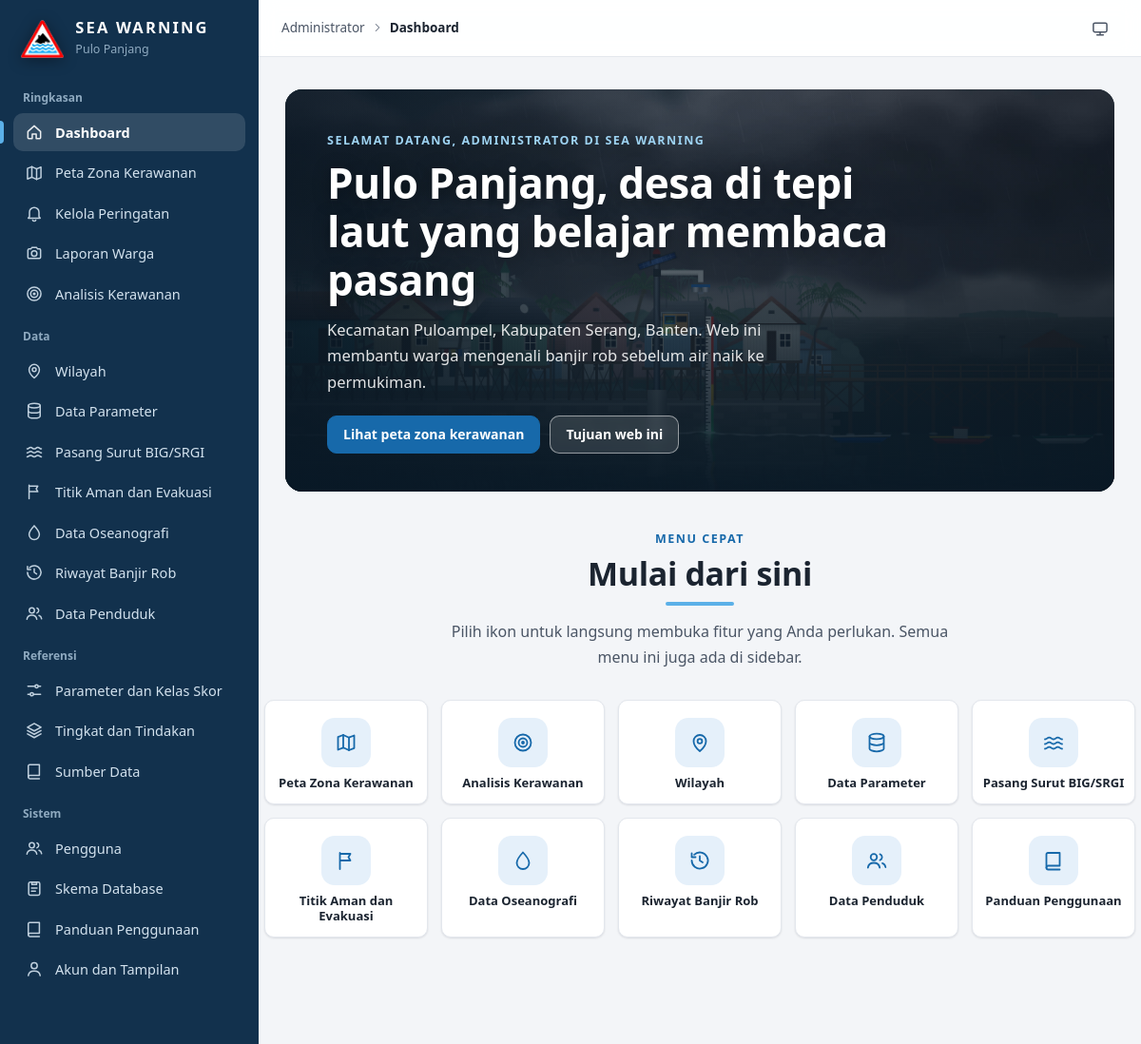
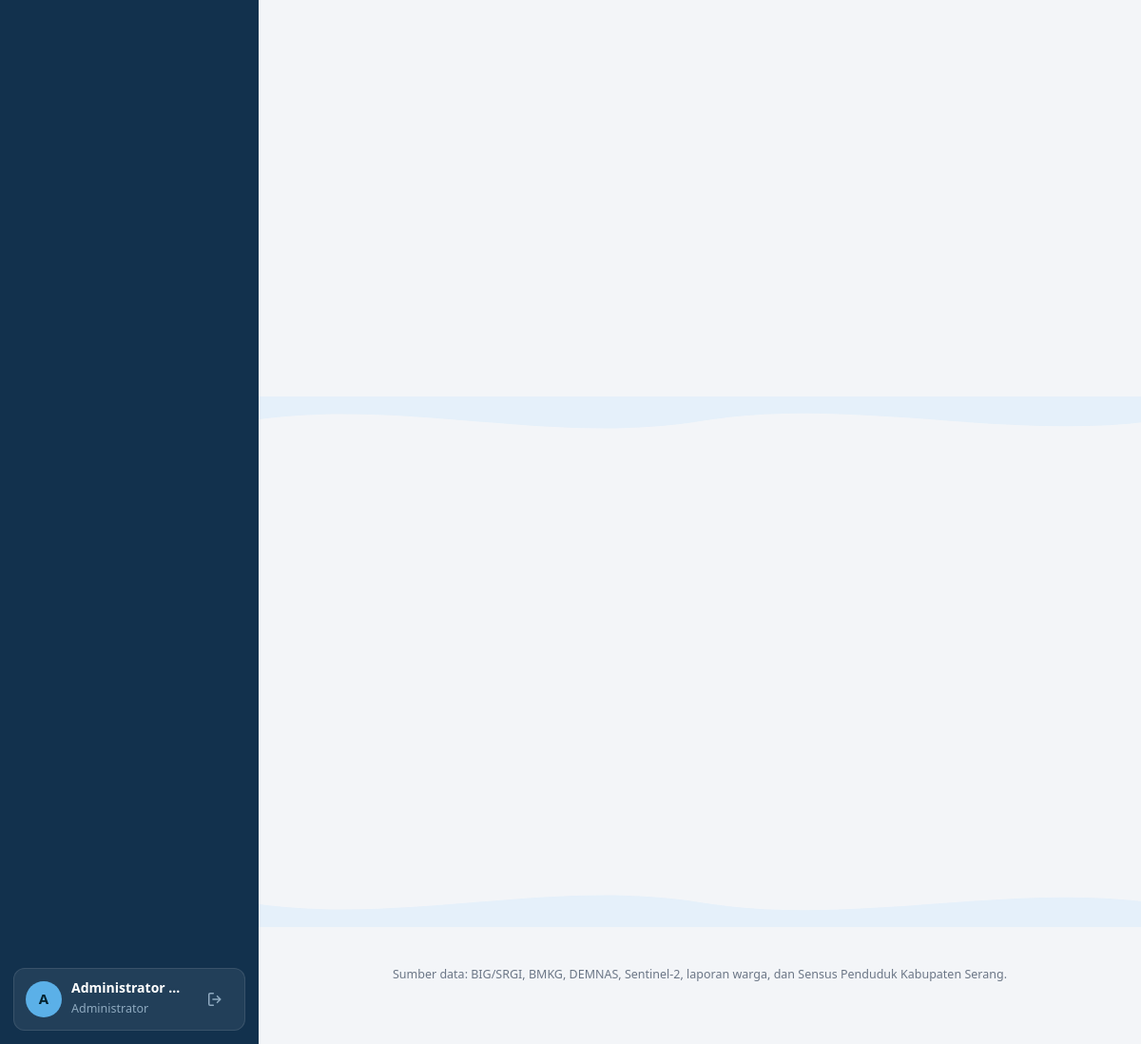
Screenshot of /index.php?p=beranda (signed in) with the database file from the repository (2 pictures, top to bottom).
### tables this page shows
CREATE TABLE IF NOT EXISTS `pengguna` (
  `id_pengguna` INT NOT NULL AUTO_INCREMENT,
  `nama` VARCHAR(100) NOT NULL,
  `username` VARCHAR(50) NOT NULL,
  `kata_sandi_hash` VARCHAR(255) NULL,
  `peran` VARCHAR(20) NOT NULL,
  `aktif` TINYINT(1) NOT NULL DEFAULT 1,
  `email` VARCHAR(150) NULL,
  `google_id` VARCHAR(64) NULL,
  PRIMARY KEY (`id_pengguna`),
  UNIQUE KEY `uq_pengguna_username` (`username`)
);

### pages/beranda.php (the view, shortened to what the rows shown need)
<?php
function pg_beranda(): array {
    return match (user_role()) { 'warga' => beranda_warga(), 'perangkat_desa' => beranda_perangkat(), 'mahasiswa' => beranda_mahasiswa(), default => beranda_admin() };
}
function beranda_data(): array { return ['p' => D()['PROFIL_DESA'], 'wid' => tbl('wilayah')]; }
function sg_art(): string {
    return '<svg class="sg-art-svg" viewBox="0 0 1000 240" role="img" aria-label="Ilustrasi rumah panggung di tepi laut dengan penanda muka air">'
        . '<path class="sg-w3" d="M0,170 C120,150 240,190 360,172 C480,154 600,194 720,176 C840,158 920,186 1000,170 L1000,240 L0,240 Z"/>'
        . '<path class="sg-w2" d="M0,195 C130,178 260,212 390,196 C520,180 650,214 780,198 C880,186 940,206 1000,196 L1000,240 L0,240 Z"/>'
        . '<path class="sg-w1" d="M0,216 C150,202 300,230 450,218 C600,206 760,232 900,220 L1000,216 L1000,240 L0,240 Z"/>'
        . '<g class="sg-house"><rect x="150" y="104" width="6" height="74"/><rect x="200" y="104" width="6" height="74"/><rect x="250" y="104" width="6" height="74"/><rect x="128" y="88" width="160" height="22" rx="3"/><path d="M118,90 L208,40 L298,90 Z"/><rect x="176" y="112" width="40" height="36"/></g>'
        . '<g class="sg-house sg-house-b"><rect x="450" y="120" width="6" height="58"/><rect x="500" y="120" width="6" height="58"/><rect x="420" y="104" width="120" height="20" rx="3"/><path d="M412,106 L480,62 L548,106 Z"/><rect x="464" y="126" width="32" height="30"/></g>'
        . '<g class="sg-house"><rect x="700" y="112" width="6" height="66"/><rect x="750" y="112" width="6" height="66"/><rect x="678" y="96" width="120" height="20" rx="3"/><path d="M670,98 L738,54 L806,98 Z"/><rect x="718" y="118" width="30" height="30"/></g>'
        . '<g class="sg-gauge"><rect x="905" y="40" width="10" height="150" rx="5"/><rect x="893" y="92" width="34" height="5" rx="2"/><rect x="893" y="122" width="34" height="5" rx="2"/><rect x="893" y="150" width="34" height="5" rx="2"/></g>'
        . '<circle class="sg-sun" cx="860" cy="58" r="20"/></svg>';
}
function beranda_hero_sg(array $b): string {
    $u = current_user(); $nama = trim((string) ($u['nama'] ?? ''));
    return '<section class="sg-hero rv" aria-label="Selamat datang"><div class="sg-hero-vid" aria-hidden="true"><video autoplay muted loop playsinline preload="metadata" poster="assets/media/poster.jpg"><source src="assets/media/login_loop.webm" type="video/webm"><source src="assets/media/login_loop.mp4" type="video/mp4"></video></div><div class="sg-hero-shade"></div>'
        . '<div class="sg-hero-in">'
        . '<p class="sg-kick">Selamat datang' . ($nama !== '' ? ', ' . e(explode(' ', $nama)[0]) : '') . ' di SEA WARNING</p>'
        . '<h1>Pulo Panjang, desa di tepi laut yang belajar membaca pasang</h1>'
        . '<p class="sg-lead">Kecamatan Puloampel, Kabupaten Serang, Banten. Web ini membantu warga mengenali banjir rob sebelum air naik ke permukiman.</p>'
        . '<div class="sg-act"><a class="btn btn-primary" href="' . e(url('peta')) . '">Lihat peta zona kerawanan</a><a class="btn sg-ghost" href="#tujuan">Tujuan web ini</a></div></div></section>';
}
function sg_wave(bool $flip = false): string {
    return '<div class="sg-wave' . ($flip ? ' sg-wave-f' : '') . '" aria-hidden="true"><svg viewBox="0 0 1440 56" preserveAspectRatio="none"><path d="M0,28 C240,56 480,0 720,28 C960,56 1200,6 1440,28 L1440,56 L0,56 Z"/></svg></div>';
}
function sg_head(string $kick, string $judul, string $lead = ''): string {
    return '<div class="sg-head rv"><span class="sg-kick">' . e($kick) . '</span><h2>' . e($judul) . '</h2><span class="sg-bar" aria-hidden="true"></span>' . ($lead !== '' ? '<p>' . e($lead) . '</p>' : '') . '</div>';
}
function beranda_tujuan_sg(): string {
    $tj = [['bell', 'Peringatan lebih awal', 'Status rob dari pasang surut, BMKG, dan laporan warga.'], ['map', 'Peta kampung rawan', 'Zona kerawanan tiap kampung di Pulo Panjang.'], ['camera', 'Laporan warga', 'Foto dan lokasi genangan langsung dari lapangan.'], ['flag', 'Panduan evakuasi', 'Titik aman dan langkah saat air naik.']];
    $li = ''; foreach ($tj as $n => [$ik, $a, $t]) $li .= '<li class="sg-tj"><span class="sg-tj-ic">' . ic($ik, 24) . '</span><span class="sg-tj-no num">' . sprintf('%02d', $n + 1) . '</span><h3>' . e($a) . '</h3><p>' . e($t) . '</p></li>';
    return '<section class="sg-sec sg-tj-bg rv" id="tujuan"><div class="sg-tj-art" aria-hidden="true">' . sg_art() . '</div>' . sg_head('Tujuan', 'Tujuan web ini dibuat', 'Membantu warga dan perangkat desa bersiap menghadapi banjir rob, dari pemantauan pasang sampai langkah evakuasi.') . '<ol class="sg-tj-list">' . $li . '</ol></section>' . sg_wave();
}
function beranda_mengenal_sg(array $b): string {
    $p = $b['p']; $chips = '';
    foreach ($b['wid'] as $w) $chips .= '<a class="sg-chip" href="' . e(url('peta', ['sel' => $w['id_wilayah']])) . '">' . e(kata_kampung((string) $w['nama_wilayah'])) . ' ' . ic('chevr', 13) . '</a>';
    $fact = [[(int) $p['kampung'], 'Kampung', 'map'], [(int) $p['rw'], 'RW', 'pin'], [(int) $p['rt'], 'RT', 'home'], ['8,2 km²', 'Luas wilayah', 'waves'], [(int) (penduduk_data()['desa']['jiwa'] ?? 0), 'Jumlah jiwa', 'users']];
    $fh = ''; foreach ($fact as [$v, $l, $ik]) $fh .= '<div class="sg-fact"><span class="sg-fact-ic">' . ic($ik, 20) . '</span><b class="num">' . (is_int($v) ? nf($v) : e((string) $v)) . '</b><span>' . e($l) . '</span></div>';
    return '<section class="sg-sec rv" id="mengenal">' . sg_head('Mengenal desa', 'Mengenal Pulo Panjang', 'Pulo Panjang adalah desa di wilayah kepulauan di Teluk Banten. Permukimannya berdiri berdekatan dengan garis pantai, sehingga kenaikan air pasang cepat terasa di rumah, jalan, dan tempat warga beraktivitas.')
        . '<div class="sg-facts">' . $fh . '</div>'
        . '<p class="sg-sub">Tujuh kampung dalam satu pulau. Pilih kampung untuk melihat zonanya di peta.</p><div class="sg-chips">' . $chips . '</div></section>' . sg_wave(true);
}
function beranda_pintasan(): string {
    $role = user_role(); $t = '';
    foreach (menu($role) as [$g, $items]) foreach ($items as [$id, $lb, $ik]) { if (!in_array($id, ['peta', 'analisis', 'wilayah', 'data-parameter', 'pasut', 'evakuasi', 'oseanografi', 'riwayat', 'penduduk', 'panduan'], true)) continue;
        $n = ($n ?? 0) + 1; $t .= '<a class="qa" style="--i:' . $n . '" href="' . e(url($id)) . '"><span class="qa-ic">' . ic($ik, 24) . '</span><span class="qa-lb">' . e($lb) . '</span></a>'; }
    return '<section class="sg-sec sg-menu rv" id="menu-cepat">' . sg_head('Menu cepat', 'Mulai dari sini', 'Pilih ikon untuk langsung membuka fitur yang Anda perlukan. Semua menu ini juga ada di sidebar.') . '<div class="qa-grid">' . $t . '</div></section>';
}
function beranda_umum(string $title): array {
    $b = beranda_data();
    $h = '<div class="dash sg">' . beranda_hero_sg($b) . beranda_pintasan() . beranda_mengenal_sg($b) . beranda_tujuan_sg()
        . '<p class="sg-src">Sumber data: BIG/SRGI, BMKG, DEMNAS, Sentinel-2, laporan warga, dan Sensus Penduduk Kabupaten Serang.</p></div>'
        . '<script>(function(){var d=document.querySelector(".dash");if(!d)return;var rm=window.matchMedia&&matchMedia("(prefers-reduced-motion: reduce)").matches;if(!("IntersectionObserver" in window)||rm){return;}d.classList.add("js-on");var io=new IntersectionObserver(function(es){es.forEach(function(x){if(!x.isIntersecting)return;x.target.classList.add("in");io.unobserve(x.target);});},{threshold:.05,rootMargin:"0px 0px -4% 0px"});d.querySelectorAll(".rv").forEach(function(el){io.observe(el);});})();</script>';
    return ['title' => $title, 'html' => $h];
}
function beranda_admin(): array { return beranda_umum('Dashboard'); }

### includes/layout.php (shortened to what the rows shown need)
<?php
function skin_icon(): string { foreach (SKINS as $s) if ($s[0] === skin()) return $s[2]; return 'auto'; }
function skin_menu(): string {
    $h = '<details class="rel dd"><summary class="icon-btn" aria-label="Ubah tampilan" title="Ubah tampilan">' . ic(skin_icon(), 20) . '</summary><div class="pop" role="menu"><div class="ph-t">Tampilan</div><form method="post" action="index.php?p=skin">' . csrf_field() . '<input type="hidden" name="back" value="' . e($_SERVER['REQUEST_URI'] ?? 'index.php') . '">';
    foreach (SKINS as $s) $h .= '<button type="submit" name="skin" value="' . $s[0] . '" role="menuitemradio" aria-checked="' . (skin() === $s[0] ? 'true' : 'false') . '">' . ic($s[2], 18) . '<span style="flex:1">' . e($s[1]) . '</span>' . (skin() === $s[0] ? ic('check', 16) : '') . '</button>';
    return $h . '</form></div></details>';
}
function html_head(string $title, string $extra = ''): string {
    $sk = skin(); return '<!DOCTYPE html><html lang="id"' . ($sk !== 'auto' ? ' data-skin="' . e($sk) . '"' : '') . '><head><meta charset="utf-8"><meta name="viewport" content="width=device-width, initial-scale=1, viewport-fit=cover"><title>' . e($title) . '</title><link rel="icon" href="assets/media/logo.png"><link rel="stylesheet" href="assets/css/leaflet.css"><link rel="stylesheet" href="assets/css/style.css?v=' . (int) @filemtime(APP_ROOT . '/assets/css/style.css') . '">' . $extra . '</head>';
}
function toasts(): string { $f = flashes(); if (!$f) return ''; $h = '<div class="toasts" aria-live="polite">'; return $h . '</div>'; }
function render_app(string $title, string $content, string $route, string $head_extra = '', string $foot = ''): void {
    $u = require_login(); $role = $u['peran']; $items = menu_items($role); $w = status_peringatan();
    echo html_head($title . ' | Peringatan Dini Rob Pulo Panjang', $head_extra), '<body>';
    echo '<aside class="side" id="side" aria-label="Navigasi utama"><div class="brand wordmark"><img class="logo" src="assets/media/logo.png" alt="" width="46" height="41"><div><b>SEA WARNING</b><span>Pulo Panjang</span></div></div><nav class="nav">';
    echo '</nav><div class="side-user"><span class="avatar">' . e(mb_strtoupper(mb_substr(trim($u['nama']), 0, 1))) . '</span><div><b>' . e($u['nama']) . '</b><small>' . e(roles()[$role]['label']) . '</small></div><form method="post" action="index.php?p=logout" style="margin:0">' . csrf_field() . '<button class="icon-btn" type="submit" aria-label="Keluar" title="Keluar">' . ic('logout', 20) . '</button></form></div></aside>';
    echo '<div class="main"><header class="top"><label class="icon-btn menu-btn" for="navtoggle" aria-label="Buka menu">' . ic('menu', 22) . '</label><div class="grow"><div class="crumb">' . e(roles()[$role]['label']) . ' ' . ic('chevr', 14, 'faint') . ' <b>' . e($title) . '</b></div></div>';
    $demo = $role === 'admin' && cfg('demo_mode', false) && !cfg('mode_presentasi', false) ? note_box('<b>Mode demo menyala.</b> Siapa pun yang membuka halaman login dapat masuk sebagai Administrator tanpa kata sandi. Ubah <span class="mono">demo_mode</span> menjadi <span class="mono">false</span> di config.php sebelum web dapat diakses orang lain.', 'bad', 'alert') . '<div style="height:14px"></div>' : '';
    echo skin_menu(), '</header><main class="content" id="content">', $demo, $route === 'beranda' ? panduan_catatan_html($u) : '', $content, '</main></div>';
    echo toasts(), $foot, '</body></html>';
}

### rows the page displays
pengguna: nama "A", nama "Administrator…", peran "Administrator", nama "ADMINISTRATOR"

### other values shown
$g "Ringkasan"
$i[1] "Dashboard"
$i[1] "Peta Zona Kerawanan"
$i[1] "Kelola Peringatan"
$i[1] "Laporan Warga"
$i[1] "Analisis Kerawanan"
$g "Data"
$i[1] "Wilayah"
$i[1] "Data Parameter"
$i[1] "Pasang Surut BIG/SRGI"
$i[1] "Titik Aman dan Evakuasi"
$i[1] "Data Oseanografi"
$i[1] "Riwayat Banjir Rob"
$i[1] "Data Penduduk"
$g "Referensi"
